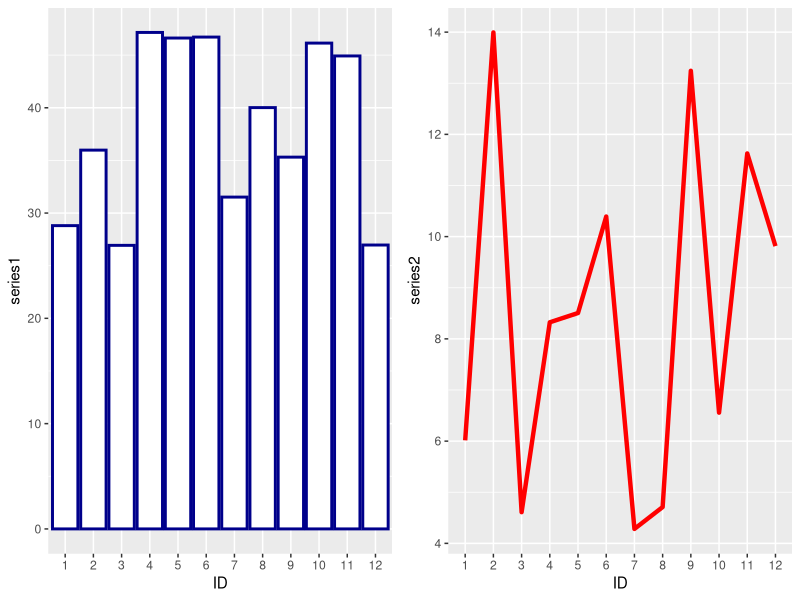
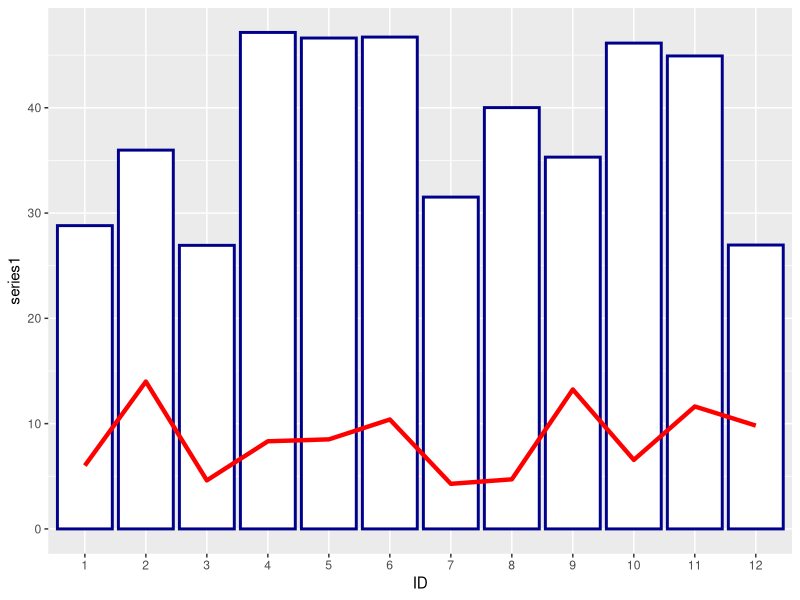
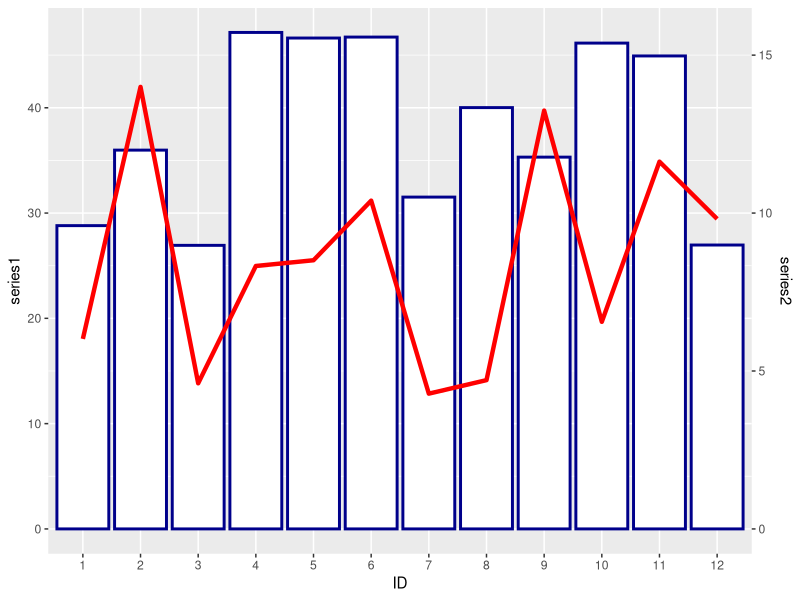

These figures' R source, in order:
## ---- chunk 1
knitr::opts_chunk$set(echo = TRUE, fig.align='center')

# title: Overlaying a line plot and a bar plot
# author: jonathan
# revised: 28/3/2020 

WEB <- c("https://bioceed.uib.no/dropfolder/bioSTATS/Rmd/Visualizing/Multiple/line-bar-plot.html")
GIT <- c("https://github.com/jonathansoule/biostats/blob/master/Visualizing/Multiple/line-bar-plot.Rmd")
library(ggplot2)
library(gridExtra)
ID <- as.factor(1:12)
series1 <- runif(12, min=25, max=50)
series2 <- runif(12, min=4, max=15)
## ---- chunk 2
# dataframe
df <- data.frame(ID, series1, series2)
# structure of the dataframe
str(df)
## ---- chunk 3
grid.arrange(
  ggplot(df, aes(ID, series1)) +                            # bar plot
    geom_col(size = 1, color = "darkblue", fill = "white"),
ggplot(df, aes(ID, series2)) +                            # line plot
  geom_line(size = 1.5, color="red", group = 1),
ncol=2
)
## ---- chunk 4
ggplot(df) + 
  geom_col(aes(x = ID, y = series1), size = 1, color = "darkblue", fill = "white") +
  geom_line(aes(x = ID, y = series2), size = 1.5, color="red", group = 1)
## ---- chunk 5
ggplot(df) + 
  geom_col(aes(x = ID, y = series1), size = 1, color = "darkblue", fill = "white") +
  geom_line(aes(x = ID, y = 3*series2), size = 1.5, color="red", group = 1) + 
  scale_y_continuous(sec.axis = sec_axis(~./3, name = "series2"))
